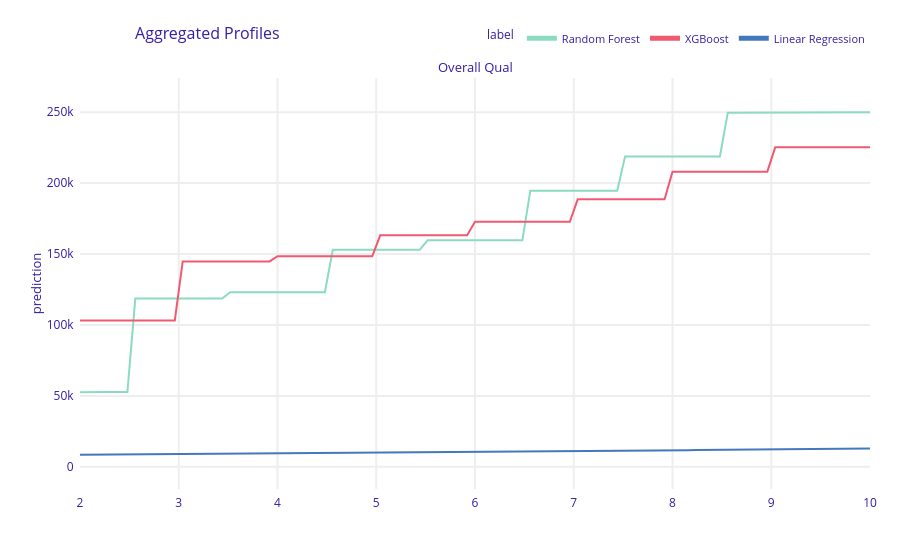

The notebook cell saved with this chart:
### Code cell
compare_pdp("Overall Qual")

### Figure 1 — Plotly figure (JSON) as saved in the notebook; plotly's stock layout.template omitted (floating-point values rounded to 4 significant figures; data arrays with more than 128 entries replaced by an {"elided": "..."} marker saying what was removed)
{"data": [{"customdata": {"elided": "101x3 mixed values"}, "hovertemplate": "<b>%{hovertext}</b><br><br>prediction=%{y:.3f}<br>mean_prediction=%{customdata[0]:.3f}<extra></extra>", "hovertext": ["Random Forest", "Random Forest", "Random Forest", "Random Forest", "Random Forest", "Random Forest", "Random Forest", "Random Forest", "Random Forest", "Random Forest", "Random Forest", "Random Forest", "Random Forest", "Random Forest", "Random Forest", "Random Forest", "Random Forest", "Random Forest", "Random Forest", "Random Forest", "Random Forest", "Random Forest", "Random Forest", "Random Forest", "Random Forest", "Random Forest", "Random Forest", "Random Forest", "Random Forest", "Random Forest", "Random Forest", "Random Forest", "Random Forest", "Random Forest", "Random Forest", "Random Forest", "Random Forest", "Random Forest", "Random Forest", "Random Forest", "Random Forest", "Random Forest", "Random Forest", "Random Forest", "Random Forest", "Random Forest", "Random Forest", "Random Forest", "Random Forest", "Random Forest", "Random Forest", "Random Forest", "Random Forest", "Random Forest", "Random Forest", "Random Forest", "Random Forest", "Random Forest", "Random Forest", "Random Forest", "Random Forest", "Random Forest", "Random Forest", "Random Forest", "Random Forest", "Random Forest", "Random Forest", "Random Forest", "Random Forest", "Random Forest", "Random Forest", "Random Forest", "Random Forest", "Random Forest", "Random Forest", "Random Forest", "Random Forest", "Random Forest", "Random Forest", "Random Forest", "Random Forest", "Random Forest", "Random Forest", "Random Forest", "Random Forest", "Random Forest", "Random Forest", "Random Forest", "Random Forest", "Random Forest", "Random Forest", "Random Forest", "Random Forest", "Random Forest", "Random Forest", "Random Forest", "Random Forest", "Random Forest", "Random Forest", "Random Forest", "Random Forest"], "legendgroup": "Random Forest", "line": {"color": "#8bdcbe", "dash": "solid", "width": 2}, "marker": {"symbol": "circle"}, "mode": "lines", "name": "Random Forest", "opacity": 1, "orientation": "v", "showlegend": true, "type": "scatter", "x": [2.0, 2.08, 2.16, 2.24, 2.32, 2.4, 2.48, 2.56, 2.64, 2.72, 2.8, 2.88, 2.96, 3.04, 3.12, 3.2, 3.28, 3.36, 3.44, 3.52, 3.6, 3.68, 3.76, 3.84, 3.92, 4.0, 4.08, 4.16, 4.24, 4.32, 4.4, 4.48, 4.56, 4.64, 4.72, 4.8, 4.88, 4.96, 5.04, 5.12, 5.2, 5.28, 5.36, 5.44, 5.52, 5.6, 5.68, 5.76, 5.84, 5.92, 6.0, 6.08, 6.16, 6.24, 6.32, 6.4, 6.48, 6.56, 6.64, 6.72, 6.8, 6.88, 6.96, 7.04, 7.12, 7.2, 7.28, 7.36, 7.44, 7.52, 7.6, 7.68, 7.76, 7.84, 7.92, 8.0, 8.08, 8.16, 8.24, 8.32, 8.4, 8.48, 8.56, 8.64, 8.72, 8.8, 8.88, 8.96, 9.04, 9.12, 9.2, 9.28, 9.36, 9.44, 9.52, 9.6, 9.68, 9.76, 9.84, 9.92, 10.0], "xaxis": "x", "y": [52540.0, 52800.0, 52800.0, 52800.0, 52800.0, 52800.0, 52800.0, 118600.0, 118600.0, 118600.0, 118600.0, 118600.0, 118600.0, 118600.0, 118600.0, 118600.0, 118600.0, 118600.0, 118600.0, 123100.0, 123100.0, 123100.0, 123100.0, 123100.0, 123100.0, 123100.0, 123100.0, 123100.0, 123100.0, 123100.0, 123100.0, 123100.0, 152900.0, 152900.0, 152900.0, 152900.0, 152900.0, 152900.0, 152900.0, 152900.0, 152900.0, 152900.0, 152900.0, 152900.0, 159600.0, 159600.0, 159600.0, 159600.0, 159600.0, 159600.0, 159600.0, 159600.0, 159600.0, 159600.0, 159600.0, 159600.0, 159600.0, 194600.0, 194600.0, 194600.0, 194600.0, 194600.0, 194600.0, 194600.0, 194600.0, 194600.0, 194600.0, 194600.0, 194600.0, 218800.0, 218800.0, 218800.0, 218800.0, 218800.0, 218800.0, 218800.0, 218800.0, 218800.0, 218800.0, 218800.0, 218800.0, 218800.0, 249600.0, 249600.0, 249600.0, 249600.0, 249600.0, 249600.0, 249600.0, 249600.0, 249600.0, 249600.0, 249600.0, 249600.0, 249900.0, 249900.0, 249900.0, 249900.0, 249900.0, 249900.0, 249900.0], "yaxis": "y"}, {"customdata": {"elided": "101x3 mixed values"}, "hovertemplate": "<b>%{hovertext}</b><br><br>prediction=%{y:.3f}<br>mean_prediction=%{customdata[0]:.3f}<extra></extra>", "hovertext": ["XGBoost", "XGBoost", "XGBoost", "XGBoost", "XGBoost", "XGBoost", "XGBoost", "XGBoost", "XGBoost", "XGBoost", "XGBoost", "XGBoost", "XGBoost", "XGBoost", "XGBoost", "XGBoost", "XGBoost", "XGBoost", "XGBoost", "XGBoost", "XGBoost", "XGBoost", "XGBoost", "XGBoost", "XGBoost", "XGBoost", "XGBoost", "XGBoost", "XGBoost", "XGBoost", "XGBoost", "XGBoost", "XGBoost", "XGBoost", "XGBoost", "XGBoost", "XGBoost", "XGBoost", "XGBoost", "XGBoost", "XGBoost", "XGBoost", "XGBoost", "XGBoost", "XGBoost", "XGBoost", "XGBoost", "XGBoost", "XGBoost", "XGBoost", "XGBoost", "XGBoost", "XGBoost", "XGBoost", "XGBoost", "XGBoost", "XGBoost", "XGBoost", "XGBoost", "XGBoost", "XGBoost", "XGBoost", "XGBoost", "XGBoost", "XGBoost", "XGBoost", "XGBoost", "XGBoost", "XGBoost", "XGBoost", "XGBoost", "XGBoost", "XGBoost", "XGBoost", "XGBoost", "XGBoost", "XGBoost", "XGBoost", "XGBoost", "XGBoost", "XGBoost", "XGBoost", "XGBoost", "XGBoost", "XGBoost", "XGBoost", "XGBoost", "XGBoost", "XGBoost", "XGBoost", "XGBoost", "XGBoost", "XGBoost", "XGBoost", "XGBoost", "XGBoost", "XGBoost", "XGBoost", "XGBoost", "XGBoost", "XGBoost"], "legendgroup": "XGBoost", "line": {"color": "#f05a71", "dash": "solid", "width": 2}, "marker": {"symbol": "circle"}, "mode": "lines", "name": "XGBoost", "opacity": 1, "orientation": "v", "showlegend": true, "type": "scatter", "x": [2.0, 2.08, 2.16, 2.24, 2.32, 2.4, 2.48, 2.56, 2.64, 2.72, 2.8, 2.88, 2.96, 3.04, 3.12, 3.2, 3.28, 3.36, 3.44, 3.52, 3.6, 3.68, 3.76, 3.84, 3.92, 4.0, 4.08, 4.16, 4.24, 4.32, 4.4, 4.48, 4.56, 4.64, 4.72, 4.8, 4.88, 4.96, 5.04, 5.12, 5.2, 5.28, 5.36, 5.44, 5.52, 5.6, 5.68, 5.76, 5.84, 5.92, 6.0, 6.08, 6.16, 6.24, 6.32, 6.4, 6.48, 6.56, 6.64, 6.72, 6.8, 6.88, 6.96, 7.04, 7.12, 7.2, 7.28, 7.36, 7.44, 7.52, 7.6, 7.68, 7.76, 7.84, 7.92, 8.0, 8.08, 8.16, 8.24, 8.32, 8.4, 8.48, 8.56, 8.64, 8.72, 8.8, 8.88, 8.96, 9.04, 9.12, 9.2, 9.28, 9.36, 9.44, 9.52, 9.6, 9.68, 9.76, 9.84, 9.92, 10.0], "xaxis": "x", "y": [103200.0, 103200.0, 103200.0, 103200.0, 103200.0, 103200.0, 103200.0, 103200.0, 103200.0, 103200.0, 103200.0, 103200.0, 103200.0, 144800.0, 144800.0, 144800.0, 144800.0, 144800.0, 144800.0, 144800.0, 144800.0, 144800.0, 144800.0, 144800.0, 144800.0, 148500.0, 148500.0, 148500.0, 148500.0, 148500.0, 148500.0, 148500.0, 148500.0, 148500.0, 148500.0, 148500.0, 148500.0, 148500.0, 163200.0, 163200.0, 163200.0, 163200.0, 163200.0, 163200.0, 163200.0, 163200.0, 163200.0, 163200.0, 163200.0, 163200.0, 172700.0, 172700.0, 172700.0, 172700.0, 172700.0, 172700.0, 172700.0, 172700.0, 172700.0, 172700.0, 172700.0, 172700.0, 172700.0, 188600.0, 188600.0, 188600.0, 188600.0, 188600.0, 188600.0, 188600.0, 188600.0, 188600.0, 188600.0, 188600.0, 188600.0, 208100.0, 208100.0, 208100.0, 208100.0, 208100.0, 208100.0, 208100.0, 208100.0, 208100.0, 208100.0, 208100.0, 208100.0, 208100.0, 225200.0, 225200.0, 225200.0, 225200.0, 225200.0, 225200.0, 225200.0, 225200.0, 225200.0, 225200.0, 225200.0, 225200.0, 225300.0], "yaxis": "y"}, {"customdata": {"elided": "101x3 mixed values"}, "hovertemplate": "<b>%{hovertext}</b><br><br>prediction=%{y:.3f}<br>mean_prediction=%{customdata[0]:.3f}<extra></extra>", "hovertext": ["Linear Regression", "Linear Regression", "Linear Regression", "Linear Regression", "Linear Regression", "Linear Regression", "Linear Regression", "Linear Regression", "Linear Regression", "Linear Regression", "Linear Regression", "Linear Regression", "Linear Regression", "Linear Regression", "Linear Regression", "Linear Regression", "Linear Regression", "Linear Regression", "Linear Regression", "Linear Regression", "Linear Regression", "Linear Regression", "Linear Regression", "Linear Regression", "Linear Regression", "Linear Regression", "Linear Regression", "Linear Regression", "Linear Regression", "Linear Regression", "Linear Regression", "Linear Regression", "Linear Regression", "Linear Regression", "Linear Regression", "Linear Regression", "Linear Regression", "Linear Regression", "Linear Regression", "Linear Regression", "Linear Regression", "Linear Regression", "Linear Regression", "Linear Regression", "Linear Regression", "Linear Regression", "Linear Regression", "Linear Regression", "Linear Regression", "Linear Regression", "Linear Regression", "Linear Regression", "Linear Regression", "Linear Regression", "Linear Regression", "Linear Regression", "Linear Regression", "Linear Regression", "Linear Regression", "Linear Regression", "Linear Regression", "Linear Regression", "Linear Regression", "Linear Regression", "Linear Regression", "Linear Regression", "Linear Regression", "Linear Regression", "Linear Regression", "Linear Regression", "Linear Regression", "Linear Regression", "Linear Regression", "Linear Regression", "Linear Regression", "Linear Regression", "Linear Regression", "Linear Regression", "Linear Regression", "Linear Regression", "Linear Regression", "Linear Regression", "Linear Regression", "Linear Regression", "Linear Regression", "Linear Regression", "Linear Regression", "Linear Regression", "Linear Regression", "Linear Regression", "Linear Regression", "Linear Regression", "Linear Regression", "Linear Regression", "Linear Regression", "Linear Regression", "Linear Regression", "Linear Regression", "Linear Regression", "Linear Regression", "Linear Regression"], "legendgroup": "Linear Regression", "line": {"color": "#4378bf", "dash": "solid", "width": 2}, "marker": {"symbol": "circle"}, "mode": "lines", "name": "Linear Regression", "opacity": 1, "orientation": "v", "showlegend": true, "type": "scatter", "x": [2.0, 2.08, 2.16, 2.24, 2.32, 2.4, 2.48, 2.56, 2.64, 2.72, 2.8, 2.88, 2.96, 3.04, 3.12, 3.2, 3.28, 3.36, 3.44, 3.52, 3.6, 3.68, 3.76, 3.84, 3.92, 4.0, 4.08, 4.16, 4.24, 4.32, 4.4, 4.48, 4.56, 4.64, 4.72, 4.8, 4.88, 4.96, 5.04, 5.12, 5.2, 5.28, 5.36, 5.44, 5.52, 5.6, 5.68, 5.76, 5.84, 5.92, 6.0, 6.08, 6.16, 6.24, 6.32, 6.4, 6.48, 6.56, 6.64, 6.72, 6.8, 6.88, 6.96, 7.04, 7.12, 7.2, 7.28, 7.36, 7.44, 7.52, 7.6, 7.68, 7.76, 7.84, 7.92, 8.0, 8.08, 8.16, 8.24, 8.32, 8.4, 8.48, 8.56, 8.64, 8.72, 8.8, 8.88, 8.96, 9.04, 9.12, 9.2, 9.28, 9.36, 9.44, 9.52, 9.6, 9.68, 9.76, 9.84, 9.92, 10.0], "xaxis": "x", "y": [8536.0, 8572.0, 8607.0, 8643.0, 8680.0, 8716.0, 8752.0, 8789.0, 8826.0, 8863.0, 8900.0, 8937.0, 8974.0, 9012.0, 9050.0, 9088.0, 9126.0, 9164.0, 9202.0, 9241.0, 9279.0, 9318.0, 9357.0, 9396.0, 9436.0, 9475.0, 9515.0, 9555.0, 9595.0, 9635.0, 9675.0, 9716.0, 9756.0, 9797.0, 9838.0, 9879.0, 9921.0, 9962.0, 10000.0, 10050.0, 10090.0, 10130.0, 10170.0, 10210.0, 10260.0, 10300.0, 10340.0, 10390.0, 10430.0, 10470.0, 10520.0, 10560.0, 10610.0, 10650.0, 10690.0, 10740.0, 10780.0, 10830.0, 10880.0, 10920.0, 10970.0, 11010.0, 11060.0, 11100.0, 11150.0, 11200.0, 11240.0, 11290.0, 11340.0, 11390.0, 11430.0, 11480.0, 11530.0, 11580.0, 11630.0, 11680.0, 11720.0, 11770.0, 11820.0, 11870.0, 11920.0, 11970.0, 12020.0, 12070.0, 12120.0, 12170.0, 12220.0, 12280.0, 12330.0, 12380.0, 12430.0, 12480.0, 12530.0, 12590.0, 12640.0, 12690.0, 12750.0, 12800.0, 12850.0, 12910.0, 12960.0], "yaxis": "y"}], "layout": {"annotations": [{"font": {"size": 13}, "showarrow": false, "text": "Overall Qual", "x": 0.5, "xanchor": "center", "xref": "paper", "y": 1, "yanchor": "bottom", "yref": "paper"}, {"font": {"size": 13}, "showarrow": false, "text": "prediction", "textangle": -90, "x": -0.07, "xref": "paper", "y": 0.5, "yref": "paper"}], "autosize": true, "font": {"color": "#371ea3"}, "hovermode": "x unified", "legend": {"font": {"size": 11}, "itemsizing": "constant", "orientation": "h", "title": {"font": {"size": 12}, "text": "label"}, "tracegroupgap": 0, "x": 1, "xanchor": "right", "y": 1.061, "yanchor": "bottom"}, "margin": {"b": 71, "r": 30, "t": 78}, "title": {"font": {"size": 16}, "text": "Aggregated Profiles", "x": 0.15}, "xaxis": {"anchor": "y", "automargin": true, "autorange": true, "domain": [0, 1], "fixedrange": true, "gridwidth": 2, "range": [2, 10], "showticklabels": true, "tickcolor": "white", "ticklen": 3, "ticks": "outside", "title": {"text": ""}, "type": "linear", "zeroline": false}, "yaxis": {"anchor": "x", "automargin": true, "domain": [0, 1], "fixedrange": true, "gridwidth": 2, "range": [-15600.0, 274100.0], "tickcolor": "white", "ticklen": 3, "ticks": "outside", "title": {"text": ""}, "type": "linear", "zeroline": false}}}
